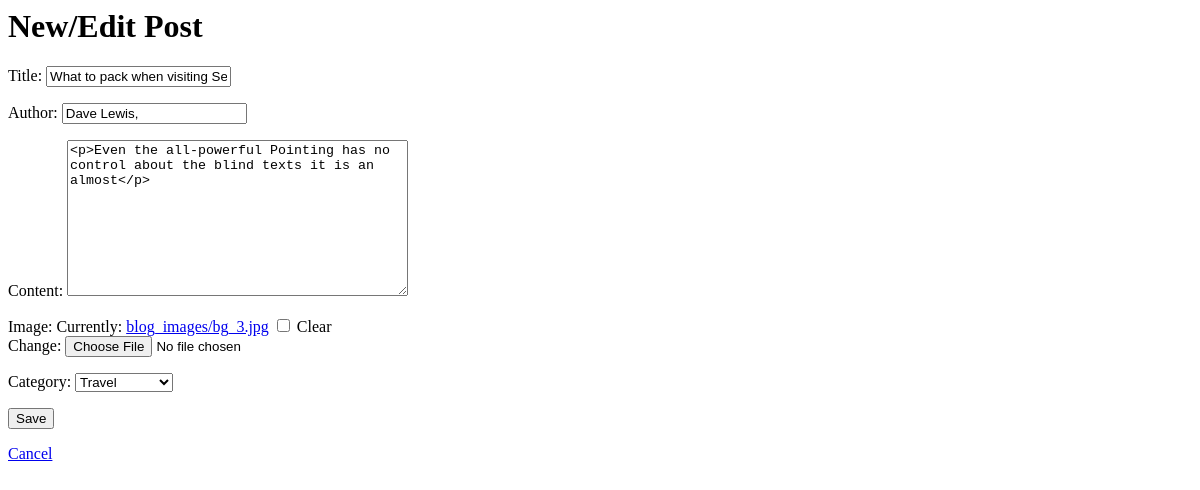
Before: /post/2/edit/ with the older database file.
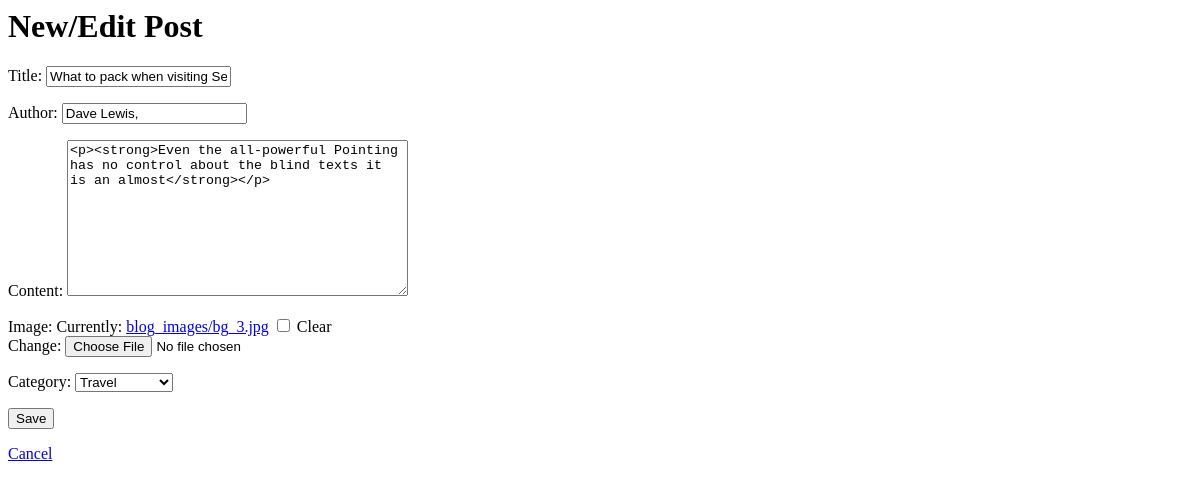
After: the same page with the newer database file.
### blog/models.py (models this page shows, shortened)
class Post(models.Model):
    title = models.CharField(max_length=200)
    author = models.CharField(max_length=100)
    content = RichTextField()
    image = models.ImageField(upload_to='blog_images/', blank=True, null=True)
    category = models.ForeignKey('Category', on_delete=models.CASCADE)
    created_at = models.DateTimeField(default=timezone.now)
    updated_at = models.DateTimeField(auto_now=True)

### blog/views.py (the view)
# urls.py: path('post/<int:pk>/edit/', views.post_edit, name='post_edit'),
def post_edit(request, pk):
    post = get_object_or_404(Post, pk=pk)
    if request.method == 'POST':
        form = PostForm(request.POST, instance=post)
        if form.is_valid():
            form.save()
            return redirect('post_detail', pk=post.pk)
    else:
        form = PostForm(instance=post)
    return render(request, 'blog/post_form.html', {'form': form})

### blog/forms.py
class PostForm(forms.ModelForm):
    class Meta:
        model = Post
        fields = ['title', 'author', 'content','image','category']

### blog/context_processors.py (called while the page is built)
def categories_and_pages(request):
    return {
         'all_categories': Category.objects.annotate(post_count=Count('post')),
        'all_pages': Page.objects.all()
    }

### blog/models.py (called while the page is built)
    def __str__(self):
        return self.name

### templates/blog/post_form.html (shortened to what this page needs)
<h1>New/Edit Post</h1>
<form method="POST">
  {{ form.as_p }}
  <button type="submit">Save</button>
</form>
<a href="{% url 'home' %}">Cancel</a>

Changed rows visible on the page:
changed Post "What to pack when visiting Sea": content "<p>Even the all-powerful Pointing has no control about the blind texts it is an almost</p>" → "<p><strong>Even the all-powerful Pointing has no control about the blind texts it is an almost</strong></p>"
